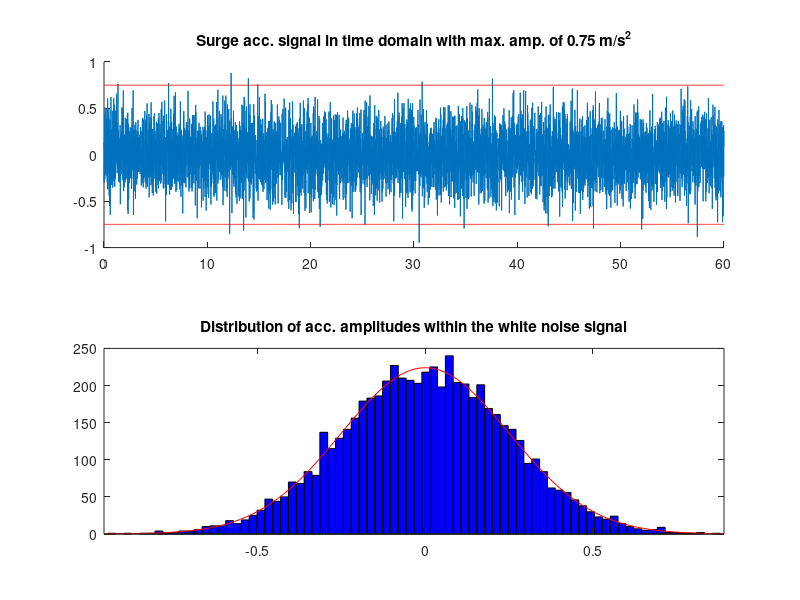
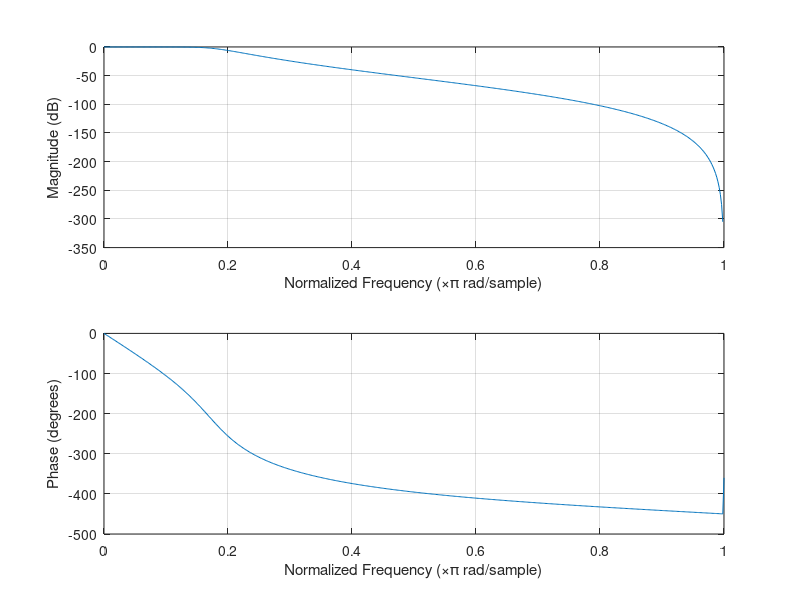
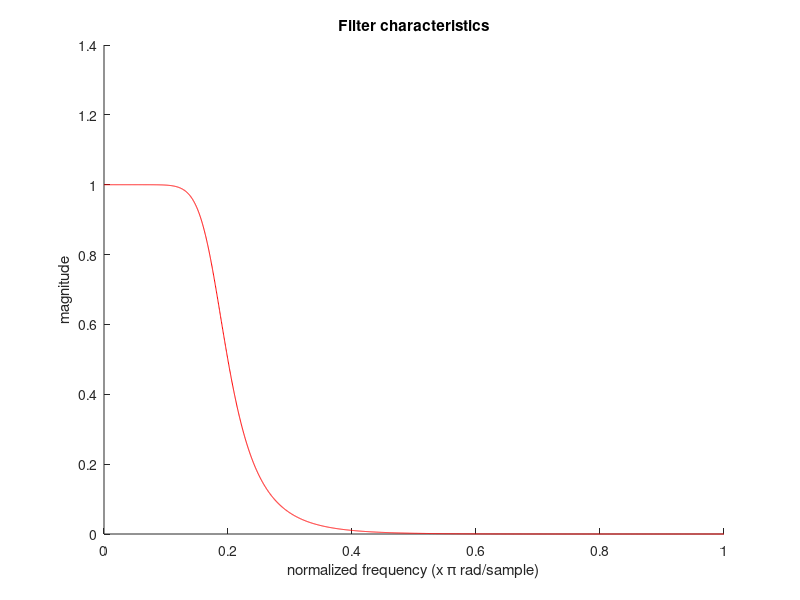
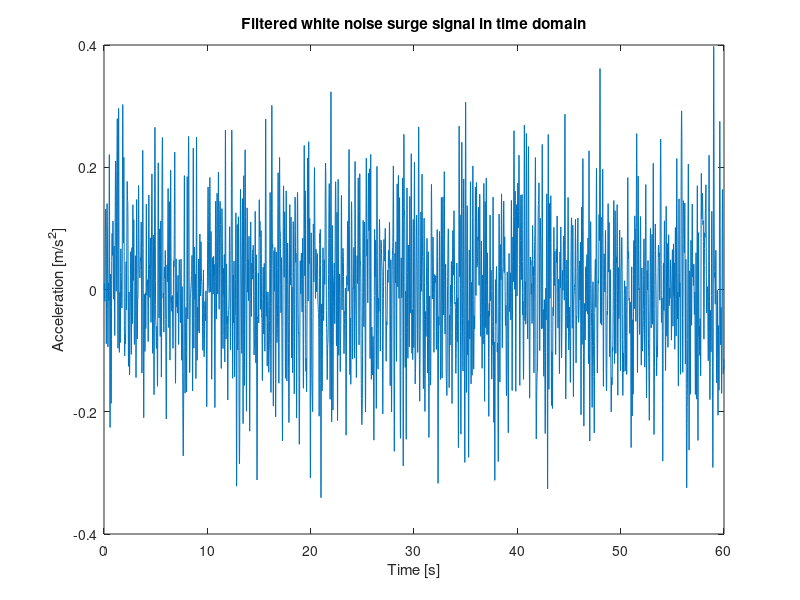

MATLAB code to generate these figures, in order: (Note: this script raises an error after producing the figures.)
%% surge perturbation signal design with amplitudes of 0.75 m/s^2

% Jelle Waling de Haan
% 30-07-18
% MSc project: passive rider identification

% In this script a surge perturbation signal is designed. It's based on a
% filtered white noise with (reduced) power up to 10 Hz. 99,7% of the 
% acceleration amplitudes is between -0.75 and 0.75 m/s^2. The perturbation 
% signal has a duration of 60 sec. From the designed acceleration perturbation 
% a velocity and position signal are obtained by integration of the acceleration
% signal followed by the integration of the velocity signal. The platform 
% which is used is PVA controlled. 

clear all
close all
clc

%% Signal parameters

T       = 60;           % observation time. 
fs      = 100;          % samplin frequency
dt      = 1/fs;         % sample duration
N       = T*fs;         % number of samples in signal
t       = (0:N-1).'*dt; % time vector

%% Design perturbation signals

% mean value of whithe noise signal. Needs to be specified
mu_surge      = 0; 

% standard deviation = measure for amplitude. A max. amplitude of 0.75 m/s^2
% is chosen since this gives the best FRF for the surge motion within a
% frequency range of 0 - 10 Hz.
max_amp_surge = 0.75; %m/s^2
sigma_surge   = max_amp_surge/3; %STD of signal 

% designing input signal (white noise)
u_surge       = sigma_surge.*randn(N,1)+mu_surge;  

% plot signal in time domain and show the of distribution amplitudes within 
% the signal. 
figure(1)
subplot(211)
    hold all;
    plot(t,u_surge)
    plot(t,max_amp_surge*ones(size(t)),'r') 
    plot(t,-max_amp_surge*ones(size(t)),'r') 
    title('Surge acc. signal in time domain with max. amp. of 0.75 m/s^2')
subplot(212)
    histfit(u_surge)
    title('Distribution of acc. amplitudes within the white noise signal')
    
%% Butterworth filter design
close all

% A first-order filter response rolls off at -6 dB per octave (-20 dB per 
% decade). All first-order lowpass filters have the same normalized 
% frequency response. A second-order filter decreases at -12 dB per 
% octave, a third-order at -18 dB and so on. 

% cutoff frequency. Needs to be specified
fc_low          = 9;                        

% The firtst term of a butterworth filter represents the order of the
% filter, the second term is de cutoff frequenty with respect to the
% normalized frequency, the third term indicates that it is a low
% passfilter
[b,a]       = butter(5,fc_low/(fs/2),'low'); 

figure(2)
    freqz(b,a);

figure(3)
    H_low = freqz(b,a,floor(N/2));
    hold on;
    plot([0:1/(N/2-1):1],abs(H_low),'r');
    xlabel('normalized frequency (x \pi rad/sample)')
    ylabel('magnitude')
    title('Filter characteristics')

% filtering of the surge signal
u_surge_filt    = filter(b,a,u_surge);

figure(4)
    plot(t, u_surge_filt);
    ylabel('Acceleration [m/s^2]');
    xlabel('Time [s]');
    title('Filtered white noise surge signal in time domain')


%% Scaling signals
close all

% from previous follows that the amplitude is decreased as a result of
% filtering. Therefore, the signal has to be rescaled. 
var_surge           = sigma_surge^2; % variance of signal 
scale_surge_filt    = sqrt(var_surge)/std(u_surge_filt);
u_surge_filt_scaled = scale_surge_filt.*u_surge_filt;

%% Plotting in time domain

figure('name', 'surge signals in time domain')
subplot(311)
    plot(t,u_surge); grid on;
    ylabel('Amplitude [m/s^2]')
    xlabel('Time [s]')
    xlim([0 10])
    title(['Unfiltered surge (white noise): \mu=', num2str(mean(u_surge)),' \sigma=', num2str(std(u_surge))]) 
subplot(312)
    plot(t,u_surge_filt); grid on;
    ylabel('Amplitude [m/s^2]')
    xlabel('Time [s]')
    xlim([0 10])
    title(['Filtered surge (filtered white noise): \mu=', num2str(mean(u_surge_filt)),' \sigma=', num2str(std(u_surge_filt))])
subplot(313)
    plot(t,u_surge_filt_scaled)
    xlim([0 10])
    ylabel('Amplitude [m/s^2]')
    xlabel('Time [s]')
    title(['Filtered surge scaled: \mu=', num2str(mean(u_surge_filt_scaled)),' \sigma=', num2str(std(u_surge_filt_scaled))])
    
%% Plotting in frequency domain
close all

% in order to check the power in the frequency range of interest the surge
% input acc. signal is plotted in frequency domain.
U_surge                 = fft(u_surge);
U_surge_filt            = fft(u_surge_filt);
U_surge_filt_scaled     = fft(u_surge_filt_scaled);

% frequency vector
fv  = (0:1/T:fs-(1/T))';

figure('name', 'surge signal in freq. domain')
subplot(311)
    plot(fv(1:N/2),abs(U_surge(1:N/2)))
    xlim([0 20])
    xlabel('Frequency [Hz]')
    ylabel('Magnitude')
    title(['surge: \mu=', num2str(mean(u_surge)),' \sigma=', num2str(std(u_surge))])
subplot(312) 
    plot(fv(1:N/2),abs(U_surge_filt(1:N/2)))
    xlim([0 20])
    xlabel('Frequency [Hz]')
    ylabel('Magnitude')
    title(['No scaled forward filtered surge: \mu=', num2str(mean(u_surge_filt)),' \sigma=', num2str(std(u_surge_filt))])
subplot(313)
    plot(fv(1:N/2),abs(U_surge_filt_scaled(1:N/2)))
    xlim([0 20])
    xlabel('Frequency [Hz]')
    ylabel('Magnitude')
    title(['Scaled forward filtered surge: \mu=', num2str(mean(u_surge_filt_scaled)),' \sigma=', num2str(std(u_surge_filt_scaled))])

%% Integrating surge acceleration signal
close all

surge_acc = u_surge_filt_scaled;
surge_vel = cumtrapz(t,surge_acc);
surge_dis = cumtrapz(t,surge_vel);

figure('name', 'PVA signal in time domain with drift')
    plot(t,surge_acc)
    hold on; grid on;
    plot(t,surge_vel)
    plot(t,surge_dis)
    xlabel('Time [s]')
    legend('Acceleration','Velocity','Position');
    title('Surge acceleration, velocity and position signal with drift')

%% Designing high pass filter for drift reduction/cancelation
close all

% As a resutl of integration the position signal shows drift. The solve for
% this the signal should be high filtered with a very low cutoff frequency
% in order to prevent drift and to maintain high power is low frequencies.

% defining high cutoff frequency
fc_high = 0.2;

% 2nd order butterworth filter
[d,c] = butter(2,fc_high/(fs/2),'high');

figure(5)
    freqz(d,c);

figure(6)
    H_high = freqz(d,a,floor(N/2));
    hold on;
    plot([0:1/(N/2-1):1],abs(H_high),'r');
    xlabel('Normalized frequency (x \pi rad/sample)')
    ylabel('Magnitude')
    title('Filter characteristics')
    
% Solving for drift bij filtering
surge_acc_filt = filter(d,c,surge_acc);
surge_vel_filt = filter(d,c,surge_vel);
surge_dis_filt = filter(d,c,surge_dis);

%% Plotting PVA signal
close all 

figure('name', 'PVA signal in time domain')
    plot(t,surge_acc_filt)
    hold on; grid on;
    plot(t,surge_vel_filt)
    plot(t,surge_dis_filt)
    xlim([0 10])
    xlabel('Time [s]')
    title('Surge acceleration, velocity and position signal without drift')
    
%% Plotting PVA signal in freq. domain
close all

U_surge_acc = fft(surge_acc_filt);
U_surge_vel = fft(surge_vel_filt);
U_surge_dis = fft(surge_dis_filt);

figure('name', 'surge signal in freq. domain')
subplot(311)
    plot(fv(1:N/2),abs(U_surge_acc(1:N/2)))
    xlabel('Frequency [Hz]')
    ylabel('Magnitude')
    title(['surge acc. signal: \mu=', num2str(mean(surge_acc_filt)),' \sigma=', num2str(std(surge_acc_filt))])
subplot(312) 
    plot(fv(1:N/2),abs(U_surge_vel(1:N/2)))
    xlabel('Frequency [Hz]')
    ylabel('Magnitude')
    title(['surge vel. signal: \mu=', num2str(mean(surge_vel_filt)),' \sigma=', num2str(std(surge_vel_filt))])
subplot(313)
    plot(fv(1:N/2),abs(U_surge_dis(1:N/2)))
    xlabel('Frequency [Hz]')
    ylabel('Magnitude')
    title(['surge dis. signal: \mu=', num2str(mean(surge_dis_filt)),' \sigma=', num2str(std(surge_dis_filt))])

%% Scaling surge acceleration signal
close all

scale_surge_acc_filt  = sqrt(var_surge)/std(surge_acc_filt);
surge_acc_filt_scaled = scale_surge_acc_filt.*surge_acc_filt;

figure()
subplot(211)
    plot(t,surge_acc_filt);
    xlim([0 10])
    title(['surge acc. signal not scaled: \mu=', num2str(mean(surge_acc_filt)),' \sigma^2=', num2str(std(surge_acc_filt))])
subplot(212)
    plot(t,surge_acc_filt_scaled);
    xlim([0 10])
    title(['surge acc. scaled signal: \mu=', num2str(mean(surge_acc_filt_scaled)),' \sigma^2=', num2str(std(surge_acc_filt_scaled))])

%% Integrating the surge acc. signal
close all

surge_vel_filt_scaled = cumtrapz(t,surge_acc_filt_scaled);
surge_dis_filt_scaled = cumtrapz(t,surge_vel_filt_scaled);

figure('name', 'Scaled PVA signal')
    plot(t,surge_acc_filt_scaled);
    hold on;
    plot(t,surge_vel_filt_scaled);
    plot(t,surge_dis_filt_scaled);
    xlim([0 10])
    xlabel('Time [s]')
    title('Scaled PVA signal without drift')

%% Plotting scaled PVA signal in freq. domain
close all

U_surge_acc_scaled = fft(surge_acc_filt_scaled);
U_surge_vel_scaled = fft(surge_vel_filt_scaled);
U_surge_dis_scaled = fft(surge_dis_filt_scaled);

figure('name', 'surge signal in freq. domain')
subplot(311)
    plot(fv(1:N/2),abs(U_surge_acc_scaled(1:N/2)))
    xlabel('Frequency [Hz]')
    ylabel('magnitude')
    title(['Surge acc. signal: \mu=', num2str(mean(surge_acc_filt_scaled)),' \sigma=', num2str(std(surge_acc_filt_scaled))])
subplot(312) 
    plot(fv(1:N/2),abs(U_surge_vel_scaled(1:N/2)))
    xlabel('Frequency [Hz]')
    ylabel('Magnitude')
    title(['Surge vel. signal: \mu=', num2str(mean(surge_vel_filt_scaled)),' \sigma=', num2str(std(surge_vel_filt_scaled))])
subplot(313)
    plot(fv(1:N/2),abs(U_surge_dis_scaled(1:N/2)))
    xlabel('Frequency [Hz]')
    ylabel('Magnitude')
    title(['Surge dis. signal: \mu=', num2str(mean(surge_dis_filt_scaled)),' \sigma=', num2str(std(surge_dis_filt_scaled))])

%% Rename variables for final PVA signal
close all

surge_acc = surge_acc_filt_scaled;
surge_vel = surge_vel_filt_scaled;
surge_dis = surge_dis_filt_scaled;

%% loading reference signal data
load('ref_start_stop_025ms2')

%% Constructing final PVA signal
surge_acc_amp075 = [ref_acc_start; surge_acc; ref_acc_stop];
surge_vel_amp075 = [ref_vel_start; surge_vel; ref_vel_stop];
surge_dis_amp075 = [ref_dis_start; surge_dis; ref_dis_stop];

t_surge = (0:length(surge_acc_amp075)-1).'*dt; % time vector

figure(7)
subplot(311)
plot(t_surge, surge_acc_amp075);
title('Final surge acc. signal')
xlabel('Time [s]')
ylabel('m/s^2')
subplot(312)
plot(t_surge, surge_vel_amp075);
title('Final surge vel. signal')
xlabel('Time [s]')
ylabel('m/s')
subplot(313)
plot(t_surge, surge_dis_amp075);
title('Final surge dis. signal')
xlabel('Time [s]')
ylabel('m')

%% Plotting final PVA signal in freq. domain
close all

fs       = 100;
T_pert   = 69.02;                   
N_pert   = length(surge_acc_amp075);
fv_pert  = (0:1/T_pert:fs-(1/T_pert))';   

U_surge_acc_amp075 = fft(surge_acc_amp075);

figure('name', 'surge signal in freq. domain')
    plot(fv_pert(1:N_pert/2),abs(U_surge_acc_amp075(1:N_pert/2)))
    xlabel('Frequency [Hz]')
    ylabel('Magnitude')
    title(['Final surge acc. signal in freq. domain: \mu=', num2str(mean(surge_acc_filt_scaled)),' \sigma=', num2str(std(surge_acc_filt_scaled))])

%% Save signal
save('/Users/jellewalingdehaan/Documents/Universiteit/Delft/Master Biomedical Engineering/Jaar 2/Graduation project/matlab/PVA signal/PVA signals/final perturbation signals/surge perturbation/surge_pert_amp075.mat','surge_dis_amp075','surge_vel_amp075','surge_acc_amp075')
